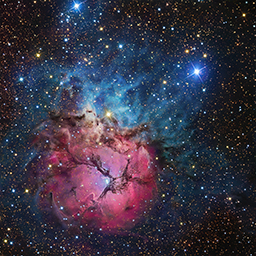
//> input picture emelyanova_e_v/testdata/kek.jpg, 256 x 256 px
$ ./laba1   (built with g++ and OpenCV 4)
//> lines starting //> are read from the running program, lines starting //| are printed output that depends on the picture
#include "opencv2/opencv.hpp"
#include "opencv2/highgui.hpp"
#include <stdio.h>
#include <iostream>

using namespace cv;

int main()
{
	//SPLIT CHANNELS
	Mat image_res(512, 512, CV_8UC3, Scalar(255, 255, 255));
	Mat image(Mat::zeros(256, 256, CV_8UC1));

	image = imread("D:/study/emelyanova_e_v/MM-15-1_Emelyanova_OpenCV/emelyanova_e_v/testdata/kek.jpg");
//> image is the input picture: 256 rows x 256 cols, CV_8UC3; mean B, G, R 69.3, 53.1, 57.4
	if (!image.data) {
		return -1;
	}
	else
	image.copyTo(image_res(Rect(0, 0, image.cols, image.rows)));

	Mat img_temp(Mat::zeros(256, 256, CV_8UC1));
	Mat rgb[3];
	Mat rgb1[3];
	Mat rgb2[3];

	split(image, rgb);
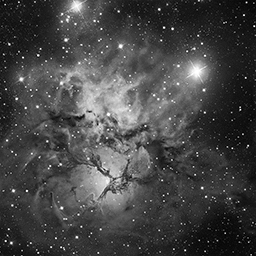
//> rgb[0]: 256 rows x 256 cols, CV_8UC1; min 0, max 255, mean 69.3
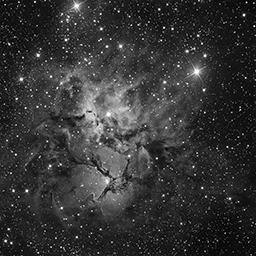
//> rgb[1]: 256 rows x 256 cols, CV_8UC1; min 0, max 255, mean 53.1
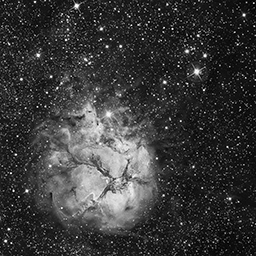
//> rgb[2]: 256 rows x 256 cols, CV_8UC1; min 0, max 255, mean 57.4
	rgb[0] = rgb[1] = Mat::zeros(Size(image.rows, image.cols), CV_8UC1);
//> rgb[0]: 256 rows x 256 cols, CV_8UC1; every value is 0
	merge(rgb, 3, img_temp);
	img_temp.copyTo(image_res(Rect(0, 256, image.cols, image.rows)));

	split(image, rgb1);
	rgb1[1] = rgb1[2] = Mat::zeros(Size(image.rows, image.cols), CV_8UC1);
	merge(rgb1, 3, img_temp);
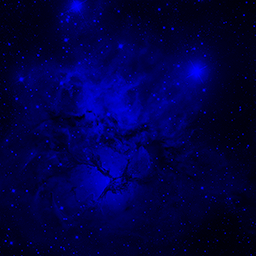
//> img_temp: 256 rows x 256 cols, CV_8UC3; mean B, G, R 69.3, 0, 0
	img_temp.copyTo(image_res(Rect(256, 0, image.cols, image.rows)));

	split(image, rgb2);
	rgb2[0] = rgb2[2] = Mat::zeros(Size(image.rows, image.cols), CV_8UC1);
	merge(rgb2, 3, img_temp);
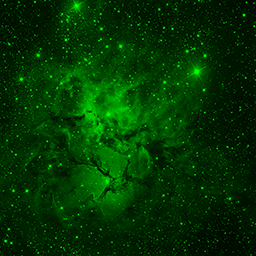
//> img_temp: 256 rows x 256 cols, CV_8UC3; mean B, G, R 0, 53.1, 0
	img_temp.copyTo(image_res(Rect(256, 256, image.cols, image.rows)));
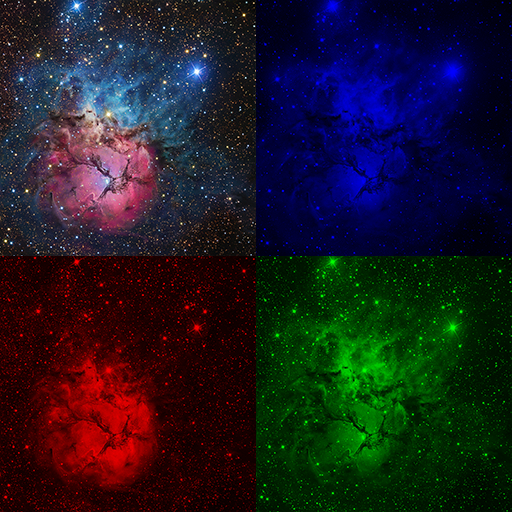
//> image_res: 512 rows x 512 cols, CV_8UC3; mean B, G, R 34.7, 26.6, 28.7

	imshow("SPLIT CHANNELS", image_res);

	//SHOW HISTOGRAMM
	Mat img_tmp;
	img_tmp = image;

	int hbins = 256;
	int channels[] = { 0 };
	int histSize[] = { hbins };
	float hranges[] = { 0, 255 };
	const float* ranges[] = { hranges };

	MatND b_hist, g_hist, r_hist;
	Mat rgb3[3];
	split(img_tmp, rgb3);

	calcHist(&rgb3[0], 1, 0, Mat(), b_hist, 1, histSize, ranges, true, false);
//> b_hist = 256 values, max 855 at index 23, min 0 at index 255, mean 255.7
	calcHist(&rgb3[1], 1, 0, Mat(), g_hist, 1, histSize, ranges, true, false);
//> g_hist = 256 values, max 1204 at index 21, min 0 at index 236, mean 255.8
	calcHist(&rgb3[2], 1, 0, Mat(), r_hist, 1, histSize, ranges, true, false);
//> r_hist = 256 values, max 1332 at index 21, min 0 at index 248, mean 255.8

	normalize(b_hist, b_hist, 0, 255, NORM_MINMAX);
//> b_hist = 256 values, max 255 at index 23, min 0 at index 255, mean 76.27
	normalize(g_hist, g_hist, 0, 255, NORM_MINMAX);
//> g_hist = 256 values, max 255 at index 21, min 0 at index 236, mean 54.17
	normalize(r_hist, r_hist, 0, 255, NORM_MINMAX);
//> r_hist = 256 values, max 255 at index 21, min 0 at index 248, mean 48.98

	int hist_w = 500; int hist_h = 255;
	int bin_w = cvRound((double)hist_w / hbins);
	Mat histImage(hist_h, hist_w, CV_8UC3, Scalar(0, 0, 0));

	for (int i = 1; i < hbins; i++)
	{
		line(histImage, Point(bin_w*(i - 1), hist_h - cvRound(b_hist.at<float>(i - 1))),
			Point(bin_w*(i), hist_h - cvRound(b_hist.at<float>(i))),
			Scalar(255, 0, 0), 2, 8, 0);
		line(histImage, Point(bin_w*(i - 1), hist_h - cvRound(g_hist.at<float>(i - 1))),
			Point(bin_w*(i), hist_h - cvRound(g_hist.at<float>(i))),
			Scalar(0, 255, 0), 2, 8, 0);
		line(histImage, Point(bin_w*(i - 1), hist_h - cvRound(r_hist.at<float>(i - 1))),
			Point(bin_w*(i), hist_h - cvRound(r_hist.at<float>(i))),
			Scalar(0, 0, 255), 2, 8, 0);
	}
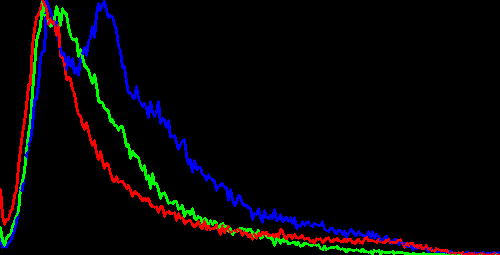
//> histImage: 255 rows x 500 cols, CV_8UC3; mean B, G, R 6.7, 5.5, 6.1

	imshow("SHOW HISTOGRAM OF ORIGINAL", histImage);


	waitKey(0);
	return 0;
}

$ run again, with emelyanova_e_v/testdata/apple_256x256.png saved as emelyanova_e_v/testdata/kek.jpg
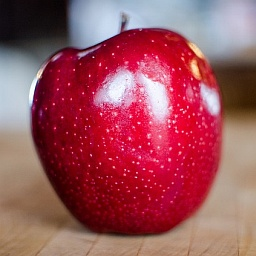
//> input picture emelyanova_e_v/testdata/apple_256x256.png, 256 x 256 px
//> image is the input picture: 256 rows x 256 cols, CV_8UC3; mean B, G, R 92.4, 82.4, 157.2
//> `img_temp.copyTo(image_res(Rect(256, 256, image.cols, image.rows)));`:
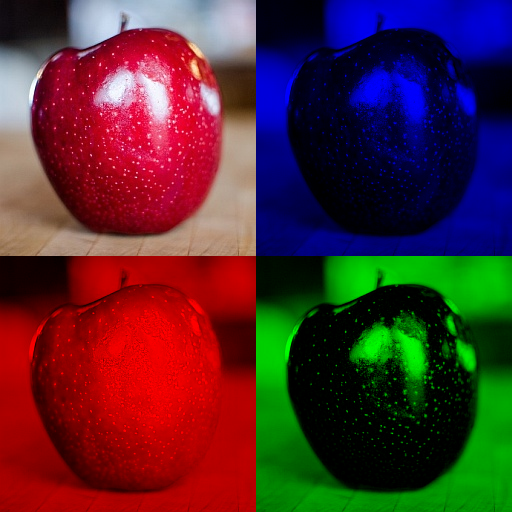
//> image_res: 512 rows x 512 cols, CV_8UC3; mean B, G, R 46.2, 41.2, 78.6
//> `calcHist(&rgb3[0], 1, 0, Mat(), b_hist, 1, histSize, ranges, true, fal..`: b_hist = 256 values, max 800 at index 17, min 0 at index 255, mean 255.3
//> `calcHist(&rgb3[1], 1, 0, Mat(), g_hist, 1, histSize, ranges, true, fal..`: g_hist = 256 values, max 9569 at index 0, min 0 at index 255, mean 255.9
//> `calcHist(&rgb3[2], 1, 0, Mat(), r_hist, 1, histSize, ranges, true, fal..`: r_hist = 256 values, max 1264 at index 181, min 0 at index 0, mean 252.9
//> `normalize(b_hist, b_hist, 0, 255, NORM_MINMAX);`: b_hist = 256 values, max 255 at index 17, min 0 at index 255, mean 81.39
//> `normalize(g_hist, g_hist, 0, 255, NORM_MINMAX);`: g_hist = 256 values, max 255 at index 0, min 0 at index 255, mean 6.82
//> `normalize(r_hist, r_hist, 0, 255, NORM_MINMAX);`: r_hist = 256 values, max 255 at index 181, min 0 at index 0, mean 51.03
//> after the loop `for (int i = 1; i < hbins; i++)`:
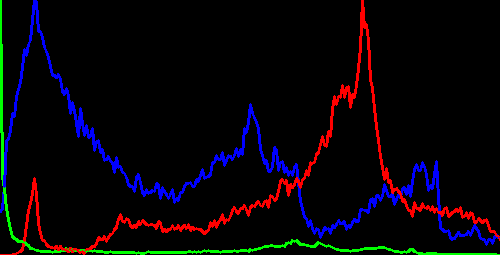
//> histImage: 255 rows x 500 cols, CV_8UC3; mean B, G, R 9.3, 3.9, 7.7
